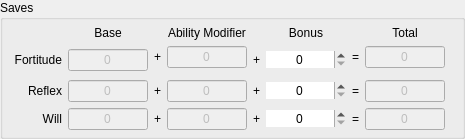
       <widget class="QGroupBox" name="savesGroup">
        <property name="title">
         <string>Saves</string>
        </property>
        <layout class="QGridLayout" name="gridLayout_2">
         <property name="topMargin">
          <number>6</number>
         </property>
         <property name="bottomMargin">
          <number>6</number>
         </property>
         <item row="8" column="2" rowspan="2">
          <widget class="QLabel" name="label_34">
           <property name="sizePolicy">
            <sizepolicy hsizetype="Preferred" vsizetype="Preferred">
             <horstretch>0</horstretch>
             <verstretch>0</verstretch>
            </sizepolicy>
           </property>
           <property name="text">
            <string>+</string>
           </property>
          </widget>
         </item>
         <item row="2" column="0" rowspan="2">
          <widget class="QLabel" name="savesLabel_1">
           <property name="sizePolicy">
            <sizepolicy hsizetype="Expanding" vsizetype="Fixed">
             <horstretch>0</horstretch>
             <verstretch>0</verstretch>
            </sizepolicy>
           </property>
           <property name="text">
            <string>Fortitude</string>
           </property>
           <property name="alignment">
            <set>Qt::AlignRight|Qt::AlignTrailing|Qt::AlignVCenter</set>
           </property>
          </widget>
         </item>
         <item row="2" column="11" colspan="2">
          <widget class="QLineEdit" name="saveTotal_1">
           <property name="enabled">
            <bool>false</bool>
           </property>
           <property name="minimumSize">
            <size>
             <width>80</width>
             <height>0</height>
            </size>
           </property>
           <property name="maximumSize">
            <size>
             <width>80</width>
             <height>16777215</height>
            </size>
           </property>
           <property name="text">
            <string>0</string>
           </property>
           <property name="alignment">
            <set>Qt::AlignCenter</set>
           </property>
          </widget>
         </item>
         <item row="5" column="10" rowspan="2">
          <widget class="QLabel" name="label_29">
           <property name="sizePolicy">
            <sizepolicy hsizetype="Preferred" vsizetype="Preferred">
             <horstretch>0</horstretch>
             <verstretch>0</verstretch>
            </sizepolicy>
           </property>
           <property name="text">
            <string>=</string>
           </property>
          </widget>
         </item>
         <item row="8" column="1" rowspan="2">
          <widget class="QLineEdit" name="saveBase_3">
           <property name="enabled">
            <bool>false</bool>
           </property>
           <property name="minimumSize">
            <size>
             <width>80</width>
             <height>0</height>
            </size>
           </property>
           <property name="maximumSize">
            <size>
             <width>80</width>
             <height>16777215</height>
            </size>
           </property>
           <property name="text">
            <string>0</string>
           </property>
           <property name="alignment">
            <set>Qt::AlignCenter</set>
           </property>
          </widget>
         </item>
         <item row="5" column="0" rowspan="2">
          <widget class="QLabel" name="savesLabel_2">
           <property name="sizePolicy">
            <sizepolicy hsizetype="Expanding" vsizetype="Preferred">
             <horstretch>0</horstretch>
             <verstretch>0</verstretch>
            </sizepolicy>
           </property>
           <property name="text">
            <string>Reflex</string>
           </property>
           <property name="alignment">
            <set>Qt::AlignRight|Qt::AlignTrailing|Qt::AlignVCenter</set>
           </property>
          </widget>
         </item>
         <item row="5" column="8" rowspan="2">
          <widget class="QSpinBox" name="savesBonus_2">
           <property name="minimumSize">
            <size>
             <width>80</width>
             <height>0</height>
            </size>
           </property>
           <property name="maximumSize">
            <size>
             <width>80</width>
             <height>16777215</height>
            </size>
           </property>
           <property name="frame">
            <bool>false</bool>
           </property>
           <property name="alignment">
            <set>Qt::AlignCenter</set>
           </property>
          </widget>
         </item>
         <item row="8" column="8" rowspan="2">
          <widget class="QSpinBox" name="savesBonus_3">
           <property name="minimumSize">
            <size>
             <width>80</width>
             <height>0</height>
            </size>
           </property>
           <property name="maximumSize">
            <size>
             <width>80</width>
             <height>16777215</height>
            </size>
           </property>
           <property name="frame">
            <bool>false</bool>
           </property>
           <property name="alignment">
            <set>Qt::AlignCenter</set>
           </property>
          </widget>
         </item>
         <item row="5" column="2" rowspan="2">
          <widget class="QLabel" name="label_31">
           <property name="sizePolicy">
            <sizepolicy hsizetype="Preferred" vsizetype="Preferred">
             <horstretch>0</horstretch>
             <verstretch>0</verstretch>
            </sizepolicy>
           </property>
           <property name="text">
            <string>+</string>
           </property>
          </widget>
         </item>
         <item row="2" column="8" rowspan="2">
          <widget class="QSpinBox" name="savesBonus_1">
           <property name="minimumSize">
            <size>
             <width>80</width>
             <height>0</height>
            </size>
           </property>
           <property name="maximumSize">
            <size>
             <width>80</width>
             <height>16777215</height>
            </size>
           </property>
           <property name="frame">
            <bool>false</bool>
           </property>
           <property name="alignment">
            <set>Qt::AlignCenter</set>
           </property>
          </widget>
         </item>
         <item row="0" column="1">
          <widget class="QLabel" name="label">
           <property name="text">
            <string>Base</string>
           </property>
           <property name="alignment">
            <set>Qt::AlignCenter</set>
           </property>
          </widget>
         </item>
         <item row="8" column="11" rowspan="2" colspan="3">
          <widget class="QLineEdit" name="saveTotal_3">
           <property name="enabled">
            <bool>false</bool>
           </property>
           <property name="minimumSize">
            <size>
             <width>80</width>
             <height>0</height>
            </size>
           </property>
           <property name="maximumSize">
            <size>
             <width>80</width>
             <height>16777215</height>
            </size>
           </property>
           <property name="text">
            <string>0</string>
           </property>
           <property name="alignment">
            <set>Qt::AlignCenter</set>
           </property>
          </widget>
         </item>
         <item row="5" column="1" rowspan="2">
          <widget class="QLineEdit" name="saveBase_2">
           <property name="enabled">
            <bool>false</bool>
           </property>
           <property name="minimumSize">
            <size>
             <width>80</width>
             <height>0</height>
            </size>
           </property>
           <property name="maximumSize">
            <size>
             <width>80</width>
             <height>16777215</height>
            </size>
           </property>
           <property name="text">
            <string>0</string>
           </property>
           <property name="alignment">
            <set>Qt::AlignCenter</set>
           </property>
          </widget>
         </item>
         <item row="2" column="3" colspan="3">
          <widget class="QLineEdit" name="saveModifier_1">
           <property name="enabled">
            <bool>false</bool>
           </property>
           <property name="minimumSize">
            <size>
             <width>80</width>
             <height>0</height>
            </size>
           </property>
           <property name="maximumSize">
            <size>
             <width>80</width>
             <height>16777215</height>
            </size>
           </property>
           <property name="text">
            <string>0</string>
           </property>
           <property name="alignment">
            <set>Qt::AlignCenter</set>
           </property>
          </widget>
         </item>
         <item row="5" column="3" rowspan="2" colspan="3">
          <widget class="QLineEdit" name="saveModifier_2">
           <property name="enabled">
            <bool>false</bool>
           </property>
           <property name="minimumSize">
            <size>
             <width>80</width>
             <height>0</height>
            </size>
           </property>
           <property name="maximumSize">
            <size>
             <width>80</width>
             <height>16777215</height>
            </size>
           </property>
           <property name="text">
            <string>0</string>
           </property>
           <property name="alignment">
            <set>Qt::AlignCenter</set>
           </property>
          </widget>
         </item>
         <item row="5" column="11" rowspan="2" colspan="3">
          <widget class="QLineEdit" name="saveTotal_2">
           <property name="enabled">
            <bool>false</bool>
           </property>
           <property name="minimumSize">
            <size>
             <width>80</width>
             <height>0</height>
            </size>
           </property>
           <property name="maximumSize">
            <size>
             <width>80</width>
             <height>16777215</height>
            </size>
           </property>
           <property name="text">
            <string>0</string>
           </property>
           <property name="alignment">
            <set>Qt::AlignCenter</set>
           </property>
          </widget>
         </item>
         <item row="8" column="0" rowspan="2">
          <widget class="QLabel" name="savesLabel_3">
           <property name="sizePolicy">
            <sizepolicy hsizetype="Expanding" vsizetype="Preferred">
             <horstretch>0</horstretch>
             <verstretch>0</verstretch>
            </sizepolicy>
           </property>
           <property name="text">
            <string>Will</string>
           </property>
           <property name="alignment">
            <set>Qt::AlignRight|Qt::AlignTrailing|Qt::AlignVCenter</set>
           </property>
          </widget>
         </item>
         <item row="2" column="2">
          <widget class="QLabel" name="label_27">
           <property name="sizePolicy">
            <sizepolicy hsizetype="Preferred" vsizetype="Preferred">
             <horstretch>0</horstretch>
             <verstretch>0</verstretch>
            </sizepolicy>
           </property>
           <property name="text">
            <string>+</string>
           </property>
          </widget>
         </item>
         <item row="5" column="6" rowspan="2" colspan="2">
          <widget class="QLabel" name="label_30">
           <property name="sizePolicy">
            <sizepolicy hsizetype="Preferred" vsizetype="Preferred">
             <horstretch>0</horstretch>
             <verstretch>0</verstretch>
            </sizepolicy>
           </property>
           <property name="text">
            <string>+</string>
           </property>
          </widget>
         </item>
         <item row="8" column="3" rowspan="2" colspan="3">
          <widget class="QLineEdit" name="saveModifier_3">
           <property name="enabled">
            <bool>false</bool>
           </property>
           <property name="minimumSize">
            <size>
             <width>80</width>
             <height>0</height>
            </size>
           </property>
           <property name="maximumSize">
            <size>
             <width>80</width>
             <height>16777215</height>
            </size>
           </property>
           <property name="text">
            <string>0</string>
           </property>
           <property name="alignment">
            <set>Qt::AlignCenter</set>
           </property>
          </widget>
         </item>
         <item row="2" column="10">
          <widget class="QLabel" name="label_13">
           <property name="text">
            <string>=</string>
           </property>
          </widget>
         </item>
         <item row="8" column="6" rowspan="2" colspan="2">
          <widget class="QLabel" name="label_33">
           <property name="sizePolicy">
            <sizepolicy hsizetype="Preferred" vsizetype="Preferred">
             <horstretch>0</horstretch>
             <verstretch>0</verstretch>
            </sizepolicy>
           </property>
           <property name="text">
            <string>+</string>
           </property>
          </widget>
         </item>
         <item row="2" column="6" rowspan="2" colspan="2">
          <widget class="QLabel" name="label_28">
           <property name="sizePolicy">
            <sizepolicy hsizetype="Preferred" vsizetype="Preferred">
             <horstretch>0</horstretch>
             <verstretch>0</verstretch>
            </sizepolicy>
           </property>
           <property name="text">
            <string>+</string>
           </property>
          </widget>
         </item>
         <item row="8" column="10" rowspan="2">
          <widget class="QLabel" name="label_32">
           <property name="sizePolicy">
            <sizepolicy hsizetype="Preferred" vsizetype="Preferred">
             <horstretch>0</horstretch>
             <verstretch>0</verstretch>
            </sizepolicy>
           </property>
           <property name="text">
            <string>=</string>
           </property>
          </widget>
         </item>
         <item row="2" column="1" rowspan="2">
          <widget class="QLineEdit" name="saveBase_1">
           <property name="enabled">
            <bool>false</bool>
           </property>
           <property name="minimumSize">
            <size>
             <width>80</width>
             <height>0</height>
            </size>
           </property>
           <property name="maximumSize">
            <size>
             <width>80</width>
             <height>16777215</height>
            </size>
           </property>
           <property name="text">
            <string>0</string>
           </property>
           <property name="alignment">
            <set>Qt::AlignCenter</set>
           </property>
          </widget>
         </item>
         <item row="0" column="8">
          <widget class="QLabel" name="label_5">
           <property name="text">
            <string>Bonus</string>
           </property>
           <property name="alignment">
            <set>Qt::AlignCenter</set>
           </property>
          </widget>
         </item>
         <item row="0" column="11" colspan="2">
          <widget class="QLabel" name="label_6">
           <property name="sizePolicy">
            <sizepolicy hsizetype="Preferred" vsizetype="Fixed">
             <horstretch>0</horstretch>
             <verstretch>0</verstretch>
            </sizepolicy>
           </property>
           <property name="text">
            <string>Total</string>
           </property>
           <property name="alignment">
            <set>Qt::AlignCenter</set>
           </property>
          </widget>
         </item>
         <item row="0" column="3" colspan="3">
          <widget class="QLabel" name="label_4">
           <property name="text">
            <string>Ability Modifier</string>
           </property>
           <property name="alignment">
            <set>Qt::AlignCenter</set>
           </property>
          </widget>
         </item>
        </layout>
       </widget>
